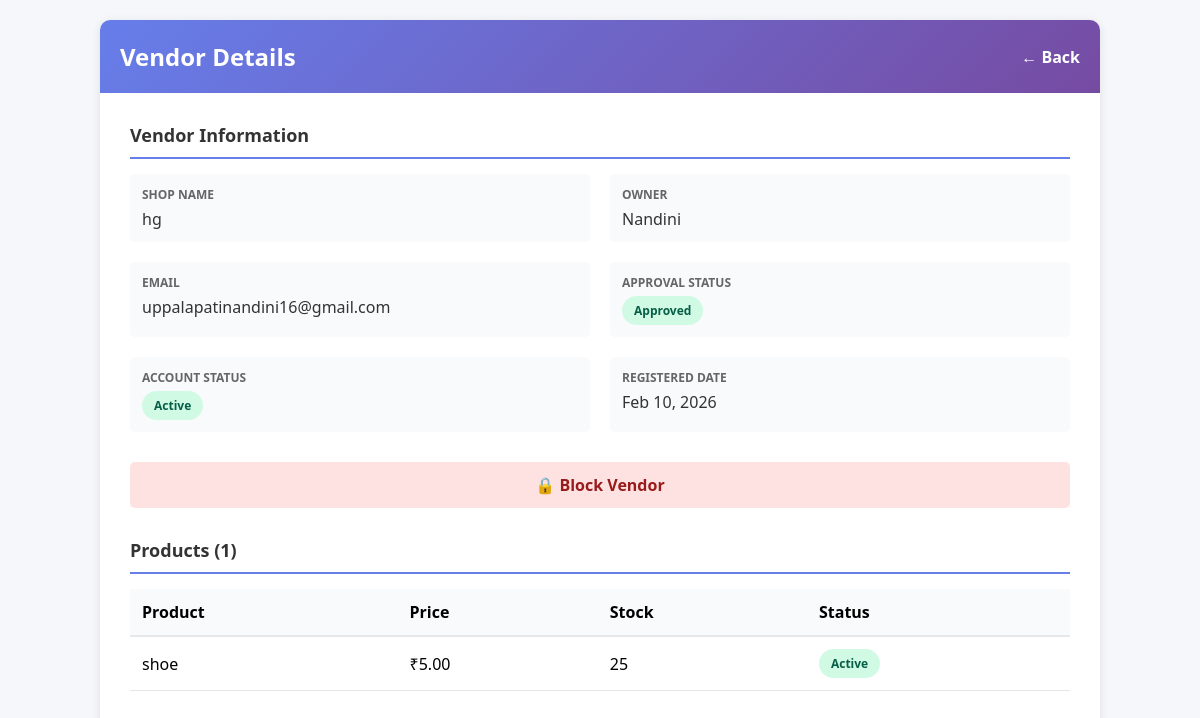
The page /main/vendors/1/ (signed in) on the database its author committed.
### ecommapp/models.py (models this page shows, shortened)
class VendorProfile(models.Model):
    BUSINESS_CHOICES = [
        ('retail', 'Retail'),
        ('wholesale', 'Wholesale'),
        ('manufacturer', 'Manufacturer'),
        ('service', 'Service'),
    ]
    ID_PROOF_CHOICES = [
        ('gst', 'GST'),
        ('pan', 'PAN'),
    ]
    APPROVAL_STATUS_CHOICES = [
        ('pending', 'Pending'),
        ('approved', 'Approved'),
        ('rejected', 'Rejected'),
    ]
    user = models.OneToOneField(User, on_delete=models.CASCADE, related_name='vendor_profile')
    shop_name = models.CharField(max_length=100)
    shop_description = models.TextField()
    address = models.TextField()
    business_type = models.CharField(max_length=20, choices=BUSINESS_CHOICES)
    id_type = models.CharField(max_length=10, choices=ID_PROOF_CHOICES, blank=True, null=True)
    id_number = models.CharField(max_length=50, blank=True, null=True)
    id_proof_file = models.FileField(upload_to='vendor_docs/', blank=True, null=True)
    gst_number = models.CharField(max_length=15, blank=True, null=True, help_text="15-digit GST number")
    pan_number = models.CharField(max_length=10, blank=True, null=True, help_text="10-character PAN number")
    pan_name = models.CharField(max_length=100, blank=True, null=True, help_text="Name as per PAN card")
    pan_card_file = models.FileField(upload_to='pan_cards/', blank=True, null=True, help_text="Upload PAN card image")
    approval_status = models.CharField(max_length=20, choices=APPROVAL_STATUS_CHOICES, default='pending')
    rejection_reason = models.TextField(blank=True, null=True)
    created_at = models.DateTimeField(default=timezone.now)
    updated_at = models.DateTimeField(auto_now=True)
    is_blocked = models.BooleanField(default=False)
    blocked_reason = models.TextField(blank=True, null=True)
    class Meta:
        ordering = ['-created_at']

class Product(models.Model):
    STATUS_CHOICES = [
        ('active', 'Active'),
        ('inactive', 'Inactive'),
    ]
    vendor = models.ForeignKey(VendorProfile, on_delete=models.CASCADE, related_name='products')
    name = models.CharField(max_length=200)
    description = models.TextField()
    price = models.DecimalField(max_digits=10, decimal_places=2)
    quantity = models.IntegerField()
    image = models.ImageField(upload_to='products/', blank=True, null=True)
    status = models.CharField(max_length=20, choices=STATUS_CHOICES, default='active')
    is_blocked = models.BooleanField(default=False)
    blocked_reason = models.TextField(blank=True, null=True)
    created_at = models.DateTimeField(default=timezone.now)
    updated_at = models.DateTimeField(auto_now=True)
    class Meta:
        ordering = ['-created_at']

### mainApp/views.py (the view)
    def wrapper(request, *args, **kwargs):
        if not request.user.is_authenticated:
            return redirect('admin_login')
        if not is_mainapp_admin(request.user):
            return redirect('admin_login')
        return view_func(request, *args, **kwargs)

### mainApp/views.py (called while the page is built)
def is_mainapp_admin(user):
    return user.is_superuser or user.is_staff

def admin_required(view_func):
    def wrapper(request, *args, **kwargs):
        if not request.user.is_authenticated:
            return redirect('admin_login')
        if not is_mainapp_admin(request.user):
            return redirect('admin_login')
        return view_func(request, *args, **kwargs)
    return wrapper

@admin_required
def vendor_detail(request, vendor_id):
    vendor = get_object_or_404(VendorProfile, id=vendor_id)
    products = vendor.products.all()
    approval_logs = vendor.approval_logs.all()
    context = {
        'vendor': vendor,
        'products': products,
        'approval_logs': approval_logs,
    }
    return render(request, 'mainApp/vendor_detail.html', context)

### mainApp/templates/mainApp/vendor_detail.html (shortened to what this page needs)
<!DOCTYPE html>
<html lang="en">
<head>
</head>
<body>
    <div class="detail-container">
        <div class="header-bar">
            <h1>Vendor Details</h1>
            <a href="{% url 'manage_vendors' %}" class="back-link">← Back</a>
        </div>
        <div class="content">
            <div class="section">
                <div class="section-title">Vendor Information</div>
                <div class="info-grid">
                    <div class="info-row">
                        <div class="info-label">Shop Name</div>
                        <div class="info-value">{{ vendor.shop_name }}</div>
                    </div>
                    <div class="info-row">
                        <div class="info-label">Owner</div>
                        <div class="info-value">{{ vendor.user.get_full_name|default:vendor.user.username }}</div>
                    </div>
                    <div class="info-row">
                        <div class="info-label">Email</div>
                        <div class="info-value">{{ vendor.user.email }}</div>
                    </div>
                    <div class="info-row">
                        <div class="info-label">Approval Status</div>
                        <div class="info-value">
                            <span class="status-badge status-{{ vendor.approval_status }}">
                                {{ vendor.get_approval_status_display }}
                            </span>
                        </div>
                    </div>
                    <div class="info-row">
                        <div class="info-label">Account Status</div>
                        <div class="info-value">
                            {% if vendor.is_blocked %}
                            <span class="status-badge status-blocked">Blocked</span>
                            {% else %}
                            <span class="status-badge status-active">Active</span>
                            {% endif %}
                        </div>
                    </div>
                    <div class="info-row">
                        <div class="info-label">Registered Date</div>
                        <div class="info-value">{{ vendor.created_at|date:"M d, Y" }}</div>
                    </div>
                </div>
            </div>
            <div class="section">
                <div class="action-buttons">
                    {% if vendor.is_blocked %}
                    <a href="{% url 'unblock_vendor' vendor.id %}" class="btn btn-unblock">🔓 Unblock Vendor</a>
                    {% else %}
                    <a href="{% url 'block_vendor' vendor.id %}" class="btn btn-block">🔒 Block Vendor</a>
                    {% endif %}
                </div>
            </div>
            {% if products %}
            <div class="section">
                <div class="section-title">Products ({{ products.count }})</div>
                <table class="products-table">
                    <thead>
                        <tr>
                            <th>Product</th>
                            <th>Price</th>
                            <th>Stock</th>
                            <th>Status</th>
                        </tr>
                    </thead>
                    <tbody>
                        {% for product in products %}
                        <tr>
                            <td>{{ product.name }}</td>
                            <td>₹{{ product.price }}</td>
                            <td>{{ product.quantity }}</td>
                            <td>
                                {% if product.is_blocked %}
                                <span class="status-badge status-blocked">Blocked</span>
                                {% else %}
                                <span class="status-badge status-active">Active</span>
                                {% endif %}
                            </td>
                        </tr>
                        {% endfor %}
                    </tbody>
                </table>
            </div>
            {% endif %}
        </div>
    </div>
</body>
</html>

### mainApp/templates/mainApp/vendor_detail.html (style rules this page uses)
* { margin: 0; padding: 0; box-sizing: border-box; }
body { font-family: 'Segoe UI', Tahoma, Geneva, Verdana, sans-serif; background: #f5f7fa; padding: 20px; }
.detail-container { max-width: 1000px; margin: 0 auto; background: white; border-radius: 10px; box-shadow: 0 2px 10px rgba(0, 0, 0, 0.1); overflow: hidden; }
.header-bar { padding: 20px; background: linear-gradient(135deg, #667eea 0%, #764ba2 100%); color: white; display: flex; justify-content: space-between; align-items: center; }
.header-bar h1 { font-size: 24px; }
.back-link { color: white; text-decoration: none; font-weight: 600; }
.content { padding: 30px; }
.section { margin-bottom: 30px; }
.section-title { font-size: 18px; font-weight: bold; color: #333; margin-bottom: 15px; padding-bottom: 10px; border-bottom: 2px solid #667eea; }
.info-grid { display: grid; grid-template-columns: 1fr 1fr; gap: 20px; }
.info-row { padding: 12px; background: #f9fafb; border-radius: 5px; }
.info-label { color: #666; font-size: 12px; font-weight: 600; text-transform: uppercase; margin-bottom: 5px; }
.info-value { color: #333; font-size: 16px; font-weight: 500; }
.status-badge { display: inline-block; padding: 6px 12px; border-radius: 20px; font-size: 12px; font-weight: 600; }
.status-approved { background: #d1fae5; color: #065f46; }
.status-active { background: #d1fae5; color: #065f46; }
.action-buttons { display: flex; gap: 10px; margin-top: 20px; }
.btn { flex: 1; padding: 12px; border: none; border-radius: 5px; font-weight: 600; cursor: pointer; text-decoration: none; display: flex; align-items: center; justify-content: center; transition: all 0.2s; }
.btn-block { background: #fee2e2; color: #991b1b; }
.products-table { width: 100%; border-collapse: collapse; margin-top: 15px; }
.products-table th { background: #f9fafb; padding: 12px; text-align: left; font-weight: 600; border-bottom: 2px solid #e5e7eb; }
.products-table td { padding: 12px; border-bottom: 1px solid #e5e7eb; }

### rows shown on the page
VendorProfile: shop_name "hg", user.get_full_name "Nandini", user.email "uppalapatinandini16@gmail.com", approval_status "Approved", created_at "Feb 10, 2026"
Product: name "shoe", price "5.00", quantity "25", is_blocked "Active"

### other values the page prints
{{ products.count }} "1"
